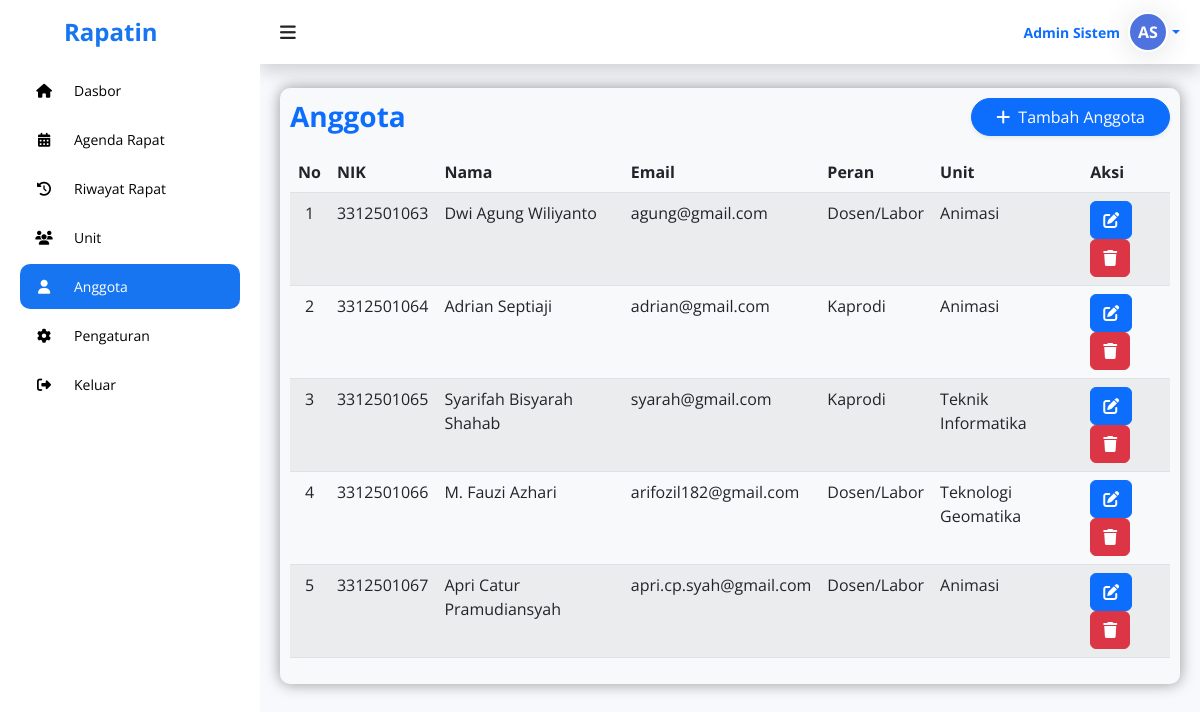
Before: /admin/manage_user.php (signed in) with the older database file.
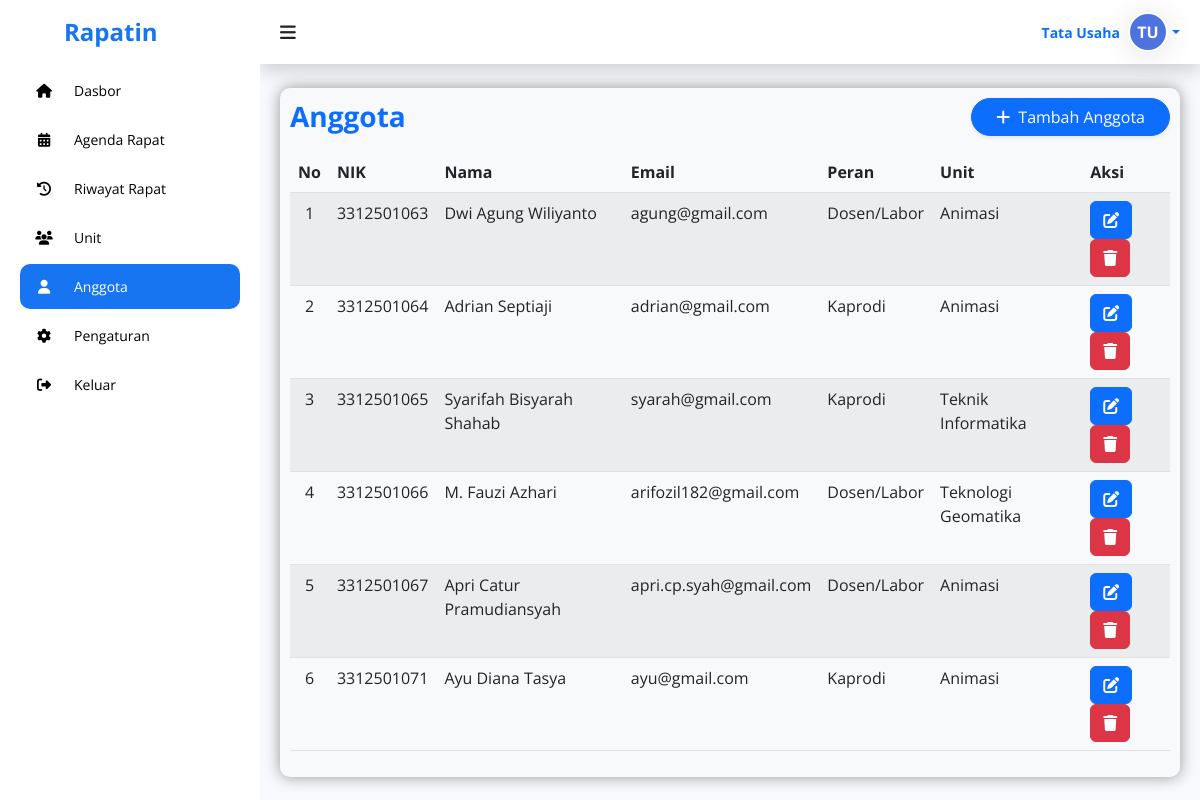
After: the same page with the newer database file.
### tables this page shows
CREATE TABLE `users` (
  `id_user` int NOT NULL,
  `nim` varchar(20) NOT NULL,
  `nama_lengkap` varchar(255) NOT NULL,
  `email` varchar(255) NOT NULL,
  `password` varchar(255) NOT NULL,
  `role` enum('Ketua','Peserta','Admin') NOT NULL,
  `unit_id` int DEFAULT NULL,
  `profile_pic` varchar(255) DEFAULT NULL
);

CREATE TABLE `unit` (
  `id_unit` int NOT NULL,
  `nama_unit` varchar(255) NOT NULL
);

### admin/manage_user.php (the view, shortened to what this page needs)
<?php
include '../php/koneksi.php';
$id_user_login = $_SESSION['id_user'];
$sql_user_info = "SELECT nama_lengkap, profile_pic FROM users WHERE id_user = '$id_user_login'";
$q_user_info = mysqli_query($koneksi, $sql_user_info);
$d_user_info = mysqli_fetch_assoc($q_user_info);
$nama_user = $d_user_info['nama_lengkap'] ?? "Admin";
$foto_db   = $d_user_info['profile_pic'] ?? null;
$tampilkan_foto = false;
$words = explode(" ", $nama_user);
$initials = "";
if (count($words) >= 1) {
    $initials .= strtoupper(substr($words[0], 0, 1));
    if (count($words) > 1) {
        $initials .= strtoupper(substr(end($words), 0, 1));
    }
} else {
    $initials = "AD";
}
$sql = "SELECT u.id_user, u.nim, u.nama_lengkap, u.email, u.role, u.unit_id, o.nama_unit
        FROM users u
        LEFT JOIN unit o ON u.unit_id = o.id_unit
        WHERE u.role != 'Admin'
        ORDER BY u.nim ASC";
$result = $koneksi->query($sql);
$users = [];
if ($result->num_rows > 0) {
    while($row = $result->fetch_assoc()) {
        $users[] = $row;
    }
}
?>
<!DOCTYPE html>
<html lang="en">
<head>
    <link rel="stylesheet" href="https://cdnjs.cloudflare.com/ajax/libs/font-awesome/6.4.0/css/all.min.css">
    <link rel="stylesheet" href="https://cdn.jsdelivr.net/npm/bootstrap@5.2.3/dist/css/bootstrap.min.css">
    <link rel="stylesheet" href="https://cdn.datatables.net/2.3.4/css/dataTables.bootstrap5.css">
    <link rel="stylesheet" href="https://unpkg.com/aos@next/dist/aos.css" />
    <link rel="stylesheet" href="https://cdn.datatables.net/responsive/2.3.4/css/responsive.bootstrap5.min.css">
    <link rel="stylesheet" href="../assets/admin.css">
</head>
<body>
    <section id="sidebar">
        <a href="../index.html" data-aos="fade-down" class="logo ps-3"><i class='ps-5'></i> Rapatin</a>
        <ul class="side-menu" data-aos="fade-right">
            <li><a href="dashboard.php"><i class="fa-solid fa-home icon"></i> Dasbor</a></li>
            <li><a href="agenda.php"><i class="fa-solid fa-calendar-days icon"></i> Agenda Rapat</a></li>
            <li><a href="riwayat.php"><i class="fa-solid fa-clock-rotate-left icon"></i> Riwayat Rapat</a></li>
            <li><a href="unit.php"><i class="fa-solid fa-users icon"></i> Unit</a></li>
            <li><a href="manage_user.php" class="active"><i class="fa-solid fa-user icon"></i> Anggota</a></li>
            <li><a href="pengaturan.php"><i class="fa-solid fa-gear icon"></i> Pengaturan</a></li>
            <li><a href="logout.php"><i class="fa-solid fa-right-from-bracket icon"></i> Keluar</a></li>
        </ul>
    </section>
    <section id="content">
		<nav class="atas mb-4 shadow">
            <i data-aos="fade-right" class='fa-solid fa-bars toggle-sidebar'></i>
            <div class="d-flex align-items-center" data-aos="fade-left">
                <div class="dropdown">
                    <a href="#" class="d-flex align-items-center text-decoration-none dropdown-toggle hide-arrow" id="profileDropdown" data-bs-toggle="dropdown" aria-expanded="false">
                        <span class="me-2 d-none d-lg-inline text-gray-600 small fw-bold">
                            <?php echo $nama_user; ?>
                        </span>
                        <?php if ($tampilkan_foto): ?>
                            <img src="../assets/img/profile/<?= $foto_db; ?>"
                                 alt="Profile"
                                 class="rounded-circle object-fit-cover shadow-sm"
                                 style="width: 40px; height: 40px;">
                        <?php else: ?>
                            <div class="img-profile-initials">
                                <?php echo $initials; ?>
                            </div>
                        <?php endif; ?>
                    </a>
                </div>
            </div>
        </nav>
        <main>
            <div data-aos="fade-down" class="rapat bg-light">
                <div class="d-flex justify-content-between align-items-center mb-3 page-header-mobile">
				    <h2 class="text-primary fw-bold m-0 fs-3">Anggota</h2>
				    <button type="button" class="btn btn-primary shadow-sm rounded-pill px-4" data-bs-toggle="modal" data-bs-target="#tambahModal">
				        <i class="fa-solid fa-plus me-2"></i>Tambah Anggota
				    </button>
				</div>
                <table id="tabel-rapat" class="table table-striped">
                    <thead>
                        <tr>
                            <th class="text-center">No</th>
                            <th class="text-start">NIK</th>
                            <th>Nama</th>
                            <th>Email</th>
                            <th>Peran</th>
                            <th>Unit</th>
                            <th>Aksi</th>
                        </tr>
                    </thead>
                    <tbody>
                        <?php $no = 1; foreach ($users as $user): ?>
                        <tr>
                            <td class="text-center"><?= $no++ ?></td>
                            <td class="text-start"><?= htmlspecialchars($user['nim']) ?></td>
                            <td><?= htmlspecialchars($user['nama_lengkap']) ?></td>
                            <td><?= htmlspecialchars($user['email']) ?></td>
                            <td>
                                <?php
                                if ($user['role'] == 'Peserta') {
                                    echo 'Dosen/Labor';
                                } elseif ($user['role'] == 'Ketua') {
                                    echo 'Kaprodi';
                                } else {
                                    echo htmlspecialchars($user['role']);
                                }
                                ?>
                            </td>
                            <td><?= htmlspecialchars($user['nama_unit'] ?? '-') ?></td>
                            <td>
                                <button
                                    type="button"
                                    class="btn btn-primary aksi edit-btn"
                                    data-bs-toggle="modal"
                                    data-bs-target="#editModal"
                                    data-id="<?= $user['id_user'] ?>"
                                    data-nim="<?= $user['nim'] ?>"
                                    data-nama="<?= htmlspecialchars($user['nama_lengkap']) ?>"
                                    data-email="<?= htmlspecialchars($user['email']) ?>"
                                    data-role="<?= $user['role'] ?>"
                                    data-unit="<?= $user['unit_id'] ?>">
                                    <i class="fa-solid fa-pen-to-square"></i>
                                </button>
                                <button
                                    type="button"
                                    class="btn btn-danger aksi delete-btn"
                                    data-bs-toggle="modal"
                                    data-bs-target="#deletemodal"
                                    data-id="<?= $user['id_user'] ?>"
                                    data-nama="<?= htmlspecialchars($user['nama_lengkap']) ?>"
                                >
                                    <i class="fa-solid fa-trash"></i>
                                </button>
                            </td>
                        </tr>
                        <?php endforeach; ?>
                    </tbody>
                </table>
            </div>
        </main>
    </section>
</body>
</html>

### assets/admin.css (style rules this page uses)
* { font-family: 'Open Sans', sans-serif; margin: 0; padding: 0; box-sizing: border-box; }
:root { --abu: #f8f9fc; --putih: #fff; --hitam: #000; --biru: #1775F1; --merah: #b23b3b; }
html { overflow-x: hidden; }
body { background: var(--abu); overflow-x: hidden; }
main { width: 100%; padding: 84px 20px 20px 20px; }
a { text-decoration: none; }
li { list-style: none; }
#sidebar { position: fixed; max-width: 260px; width: 100%; background: var(--putih); top: 0; left: 0; height: 100%; overflow-y: auto; scrollbar-width: none; transition: all .3s ease; z-index: 1002; }
#sidebar .logo { font-size: 24px; display: flex; align-items: center; height: 64px; font-weight: 700; color: var(--biru); position: sticky; top: 0; left: 0; z-index: 100; background: var(--putih); transition: all .3s ease; padding: 0 6px; }
#sidebar .icon { min-width: 48px; display: flex; justify-content: center; align-items: center; margin-right: 6px; }
#sidebar .side-menu { padding: 0 20px; transition: all .3s ease; }
#sidebar .side-menu a { display: flex; align-items: center; font-size: 14px; color: var(--hitam); padding: 12px 16px 12px 0; transition: all .3s ease; border-radius: 10px; margin: 4px 0; white-space: nowrap; }
#sidebar .side-menu > li > a.active, #sidebar .side-menu > li > a.active:hover { background: var(--biru); color: var(--putih); }
#content { position: relative; width: calc(100% - 260px); left: 260px; transition: all .3s ease; padding-top: 64px; }
.img-profile-initials { width: 40px; height: 40px; background-color: #4e73df; color: white; border-radius: 50%; display: flex; align-items: center; justify-content: center; font-weight: bold; font-size: 16px; border: 2px solid #fff; box-shadow: 0 0.15rem 1.75rem 0 rgba(58, 59, 69, 0.15); }
nav.atas { display: flex; justify-content: space-between; align-items: center; }
.atas { background: var(--putih); height: 64px; padding: 0 20px; display: flex; align-items: center; grid-gap: 28px; position: fixed; top: 0; right: 0; width: calc(100% - 260px); z-index: 1000; transition: all .3s ease; }
nav .toggle-sidebar { font-size: 18px; cursor: pointer; position: relative; z-index: 1001; }
main { width: 100%; padding: 24px 20px 20px 20px; }
main .rapat { box-shadow: 0 0 15px 0 rgba(0, 0, 0, 0.4); border-radius: 10px; padding: 10px; }

Changed rows visible on the page:
changed users: nama_lengkap "Admin Sistem" → "Tata Usaha"; nama_lengkap "AS" → "TU"
added users: nim "3312501071", nama_lengkap "Ayu Diana Tasya", email "ayu@gmail.com", role "Kaprodi", unit.nama_unit "Animasi"
